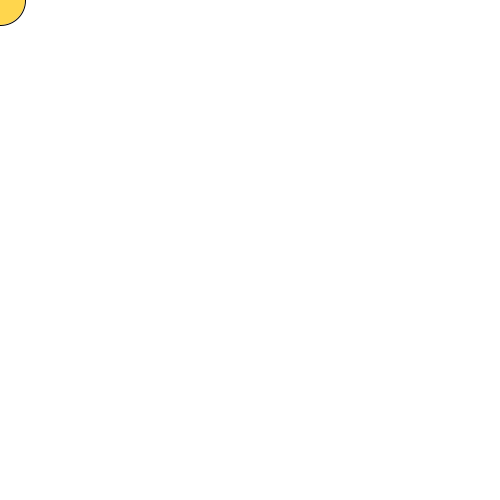
Frame 1 (no input)
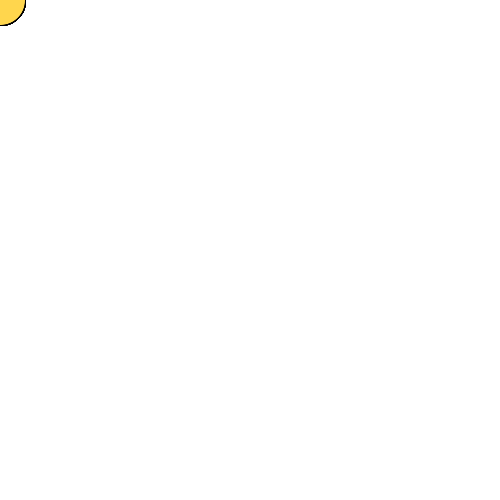
Frame 60 (the mouse pressed at the canvas centre just before this capture)
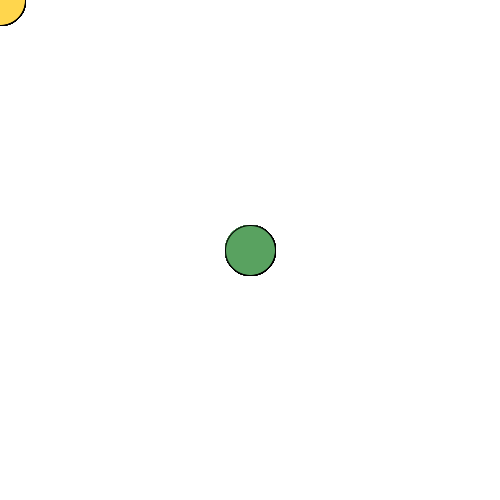
Frame 120 (the mouse held since frame 60 and released just before this capture)

The Processing sketch that drew these frames (run headless with seeded random() and noise(); from frame 60 on, the mouse is pressed at the canvas centre):

// Processing sketch: joaquins08e00
// ── joaquins08e00.pde
//int [] numeros = new int [10]; //New int es: "crea un espacio en la memoria"
//void setup() {
//  size(500, 500);
//  numeros[0] = 20;
//  numeros[1] = 40;
//  numeros[2] = 60;
//  numeros[3] = 80;
//  numeros[4] = 100;
//  numeros[5] = 120;
//  numeros[6] = 140;
//  numeros[7] = 160;
//  numeros[8] = 180;
//  numeros[9] = 200;
//  strokeWeight(10);
//}
//void draw() {
//  background(255);
//  for (int i = 0; i < numeros.length; i++) {
//    point(numeros[i], numeros[i]);
//  }
//}
int eleccionNumeros, cambioColor;
int[] numeros = new int[4];
int[] colores = new int[4];
void setup() {
  size(500, 500);
  numeros[0] = 50;
  numeros[1] = 100;
  numeros[2] = 150;
  numeros[3] = 200;

  colores[0] = color(#FFD64D);
  colores[1] = color(#59A260);
  colores[2] = color(255);
  colores[3] = color(0);
  background(255);
}
void draw() {
  fill(colores[cambioColor]);

  ellipse(mouseX, mouseY, numeros[eleccionNumeros], numeros[eleccionNumeros]);
}

void keyPressed() {
  eleccionNumeros ++;
  if (eleccionNumeros > 3) {
    eleccionNumeros = 0;
  }
}

void mousePressed() {
  cambioColor ++;
  if (cambioColor > 3) {
    cambioColor = 0;
  }
  //cambioColor = (int)random(colores.length);
}
